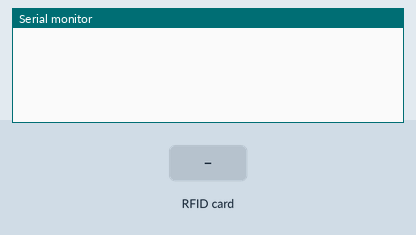
Simulated run of this sketch. Board: Arduino Uno, built with avr-gcc and run on an emulated ATmega328P. Shown: the last lines printed to the serial monitor. The inputs (shaded band) are chosen by the test bench.

Above: at 1.2 s.
1.3 s: RFID card 32 D2 80 CB held to the reader
At 1.8 s:
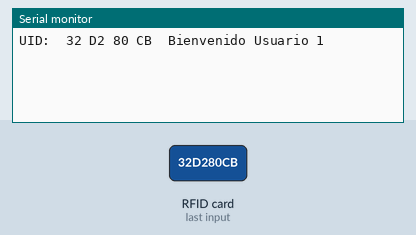
2.8 s: RFID card 5E 7A 19 C4 held to the reader
At 3.2 s:
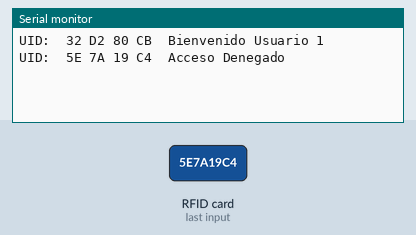

Measured:
- after the input at 1.3 s, the serial monitor: prints a new line at once (image 1)
- after the input at 2.8 s, the serial monitor: prints a new line at once (image 2)

The sketch:

RFID_RC522_control_acceso.ino
```cpp
#include <SPI.h>
#include <MFRC522.h>

#define SS_PIN 10
#define RST_PIN 9

MFRC522 mfrc522(SS_PIN, RST_PIN);

byte LecturaUID[4];
byte Usuario1[4] = {0x32, 0xD2, 0x80, 0xCB};  //  Tarjeta UID: 32 D2 80 CB

void setup() {
  Serial.begin(9600);
  while (!Serial);

  SPI.begin();

  mfrc522.PCD_Init();
  delay(4);
}

void loop() {
  if (!mfrc522.PICC_IsNewCardPresent() || !mfrc522.PICC_ReadCardSerial()) {
    return;
  }
  Serial.print("UID: ");
  for (byte i = 0; i < mfrc522.uid.size; i++) {
    Serial.print(mfrc522.uid.uidByte[i] < 0x10 ? " 0" : " ");
    Serial.print(mfrc522.uid.uidByte[i], HEX);

    LecturaUID[i] = mfrc522.uid.uidByte[i];
  }
  Serial.print("\t");
  if (comparaUID(LecturaUID, Usuario1)) {
    Serial.println("Bienvenido Usuario 1");
  } else {
    Serial.println("Acceso Denegado");
  }
  mfrc522.PICC_HaltA();
}

boolean comparaUID(byte lectura[], byte usuario[]) {
  for (byte i = 0; i < mfrc522.uid.size; i++ ) {
    if (lectura[i] != usuario[i]) {
      return false;
    }
    return true;
  }
}
```
